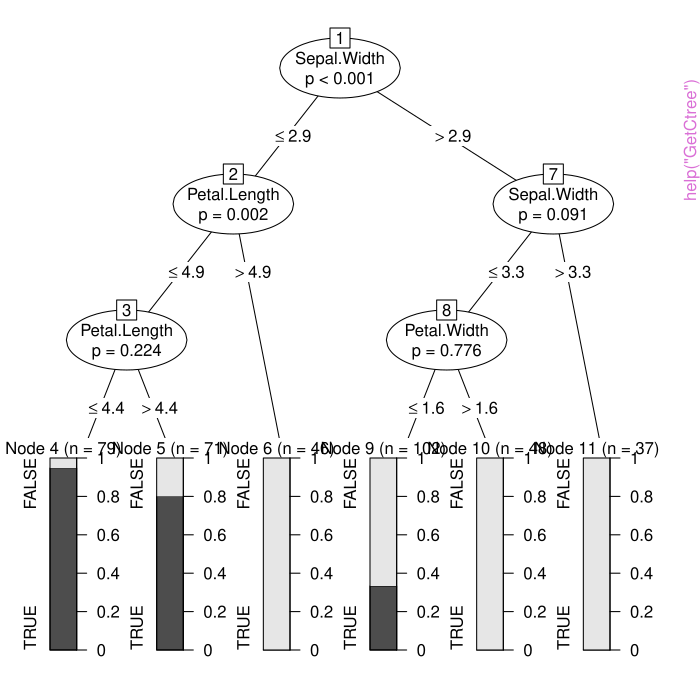

Recreate this plot in R.
pkgname <- "moreparty"
source(file.path(R.home("share"), "R", "examples-header.R"))
options(warn = 1)
library('moreparty')

base::assign(".oldSearch", base::search(), pos = 'CheckExEnv')
base::assign(".old_wd", base::getwd(), pos = 'CheckExEnv')
cleanEx()
nameEx("BivariateAssoc")
### * BivariateAssoc

flush(stderr()); flush(stdout())

### Name: BivariateAssoc
### Title: Bivariate association measures for supervised learning tasks.
### Aliases: BivariateAssoc

### ** Examples

  data(iris)
  iris2 = iris
  iris2$Species = factor(iris$Species == "versicolor")
  BivariateAssoc(iris2$Species,iris2[,1:4])



cleanEx()
nameEx("EasyTreeVarImp")
### * EasyTreeVarImp

flush(stderr()); flush(stdout())

### Name: EasyTreeVarImp
### Title: Variable importance for conditional inference trees.
### Aliases: EasyTreeVarImp
### Keywords: tree

### ** Examples

  data(iris)
  iris2 = iris
  iris2$Species = factor(iris$Species == "versicolor")
  iris.ct = partykit::ctree(Species ~ ., data = iris2)
  EasyTreeVarImp(iris.ct, nsim = 1)



cleanEx()
nameEx("FeatureSelection")
### * FeatureSelection

flush(stderr()); flush(stdout())

### Name: FeatureSelection
### Title: Feature selection for conditional random forests.
### Aliases: FeatureSelection

### ** Examples

  data(iris)
  iris2 = iris
  iris2$Species = factor(iris$Species == "versicolor")
  featsel <- FeatureSelection(iris2$Species, iris2[,1:4], measure='ACC', ntree=200)
  featsel$selection.0se
  featsel$selection.1se



cleanEx()
nameEx("GetAleData")
### * GetAleData

flush(stderr()); flush(stdout())

### Name: GetAleData
### Title: Accumulated Local Effects for a conditional random forest.
### Aliases: GetAleData
### Keywords: tree

### ** Examples

  data(iris)
  iris2 = iris
  iris2$Species = factor(iris$Species == "versicolor")
  iris.cf = party::cforest(Species ~ ., data = iris2, 
              controls = party::cforest_unbiased(mtry=2, ntree=50))
  GetAleData(iris.cf)



cleanEx()
nameEx("GetCtree")
### * GetCtree

flush(stderr()); flush(stdout())

### Name: GetCtree
### Title: Gets a tree from a conditional random forest
### Aliases: GetCtree
### Keywords: tree

### ** Examples

  data(iris)
  iris2 = iris
  iris2$Species = factor(iris$Species == "versicolor")
  iris.cf = party::cforest(Species ~ ., data = iris2,
            control = party::cforest_unbiased(mtry = 2, ntree = 50))
  plot(GetCtree(iris.cf))



cleanEx()
nameEx("GetInteractionStrength")
### * GetInteractionStrength

flush(stderr()); flush(stdout())

### Name: GetInteractionStrength
### Title: Strength of interactions
### Aliases: GetInteractionStrength
### Keywords: tree

### ** Examples

  ## Not run: 
##D   data(iris)
##D   iris2 = iris
##D   iris2$Species = factor(iris$Species == "versicolor")
##D   iris.cf = party::cforest(Species ~ ., data = iris2, 
##D               controls = party::cforest_unbiased(mtry=2, ntree=50))
##D   GetInteractionStrength(iris.cf)
##D   
## End(Not run)



cleanEx()
nameEx("GetPartialData")
### * GetPartialData

flush(stderr()); flush(stdout())

### Name: GetPartialData
### Title: Partial dependence for a conditional random forest.
### Aliases: GetPartialData
### Keywords: tree

### ** Examples

  data(iris)
  iris2 = iris
  iris2$Species = factor(iris$Species == "versicolor")
  iris.cf = party::cforest(Species ~ ., data = iris2, 
              controls = party::cforest_unbiased(mtry=2, ntree=50))
  GetPartialData(iris.cf)



cleanEx()
nameEx("GetSplitStats")
### * GetSplitStats

flush(stderr()); flush(stdout())

### Name: GetSplitStats
### Title: Permutation tests results for each split in a conditional tree.
### Aliases: GetSplitStats
### Keywords: tree

### ** Examples

  data(iris)
  iris2 = iris
  iris2$Species = factor(iris$Species == "versicolor")
  iris.ct = partykit::ctree(Species ~ ., data = iris2)
  GetSplitStats(iris.ct)



cleanEx()
nameEx("NiceTreePlot")
### * NiceTreePlot

flush(stderr()); flush(stdout())

### Name: NiceTreePlot
### Title: Plots conditional inference trees.
### Aliases: NiceTreePlot
### Keywords: tree

### ** Examples

  data(iris)
  iris2 = iris
  iris2$Species = factor(iris$Species == "versicolor")
  iris.ct = partykit::ctree(Species ~ ., data = iris2)
  NiceTreePlot(iris.ct, inner_plots = TRUE)



cleanEx()
nameEx("Outliers")
### * Outliers

flush(stderr()); flush(stdout())

### Name: Outliers
### Title: Computes outliers
### Aliases: Outliers
### Keywords: classif

### ** Examples

  data(iris)
  iris2 = iris
  iris2$Species = factor(iris$Species == "versicolor")
  iris.cf = party::cforest(Species ~ ., data = iris2,
            control = party::cforest_unbiased(mtry = 2, ntree = 50))
  prox=proximity(iris.cf)
  Outliers(prox, iris2$Species, iris2[,1:4])



cleanEx()
nameEx("Prototypes")
### * Prototypes

flush(stderr()); flush(stdout())

### Name: Prototypes
### Title: Prototypes of groups
### Aliases: Prototypes
### Keywords: classif

### ** Examples

  data(iris)
  iris2 = iris
  iris2$Species = factor(iris$Species == "versicolor")
  iris.cf = party::cforest(Species ~ ., data = iris2,
            control = party::cforest_unbiased(mtry = 2, ntree = 50))
  prox=proximity(iris.cf)
  Prototypes(iris2$Species,iris2[,1:4],prox)



cleanEx()
nameEx("SurrogateTree")
### * SurrogateTree

flush(stderr()); flush(stdout())

### Name: SurrogateTree
### Title: Surrogate tree for conditional inference random forests
### Aliases: SurrogateTree

### ** Examples

  data(iris)
  iris2 = iris
  iris2$Species = factor(iris$Species == "versicolor")
  iris.cf = party::cforest(Species ~ ., data = iris2,
            control = party::cforest_unbiased(mtry = 2, ntree = 50))
  surro <- SurrogateTree(iris.cf)
  surro$r.squared
  plot(surro$tree)



cleanEx()
nameEx("ctree-module")
### * ctree-module

flush(stderr()); flush(stdout())

### Name: ctree-module
### Title: Shiny module to build and analyse conditional inference trees
### Aliases: ctree-module ctreeUI ctreeServer
### Keywords: tree

### ** Examples


library(shiny)
library(moreparty)

data(titanic)

ui <- fluidPage(
  titlePanel("Conditional inference trees"),
  ctreeUI(id = "ctree_app")
)

server <- function(input, output, session) {
  rv <- reactiveValues(
    data = titanic,
    name = deparse(substitute(titanic))
  )
  ctreeServer(id = "ctree_app", reactive(rv$data), reactive(rv$name))
}

if (interactive())
  shinyApp(ui, server)



cleanEx()
nameEx("fastcforest")
### * fastcforest

flush(stderr()); flush(stdout())

### Name: fastcforest
### Title: Parallelized conditional inference random forest
### Aliases: fastcforest
### Keywords: tree

### ** Examples

  ## classification
  data(iris)
  iris2 = iris
  iris2$Species = factor(iris$Species=="versicolor")
  iris.cf = fastcforest(Species~., data=iris2, parallel=FALSE)



cleanEx()
nameEx("fastvarImp")
### * fastvarImp

flush(stderr()); flush(stdout())

### Name: fastvarImp
### Title: Variable importance for conditional inference random forests
### Aliases: fastvarImp

### ** Examples

  data(iris)
  iris2 = iris
  iris2$Species = factor(iris$Species == "versicolor")
  iris.cf = party::cforest(Species ~ ., data = iris2,
            control = party::cforest_unbiased(mtry = 2, ntree = 50))
  fastvarImp(object = iris.cf, measure='ACC', parallel=FALSE)          



cleanEx()
nameEx("fastvarImpAUC")
### * fastvarImpAUC

flush(stderr()); flush(stdout())

### Name: fastvarImpAUC
### Title: Variable importance (with AUC performance measure) for
###   conditional inference random forests
### Aliases: fastvarImpAUC

### ** Examples

  data(iris)
  iris2 = iris
  iris2$Species = factor(iris$Species == "versicolor")
  iris.cf = party::cforest(Species ~ ., data = iris2,
            control = party::cforest_unbiased(mtry = 2, ntree = 50))
  fastvarImpAUC(object = iris.cf, parallel = FALSE)



cleanEx()
nameEx("ggForestEffects")
### * ggForestEffects

flush(stderr()); flush(stdout())

### Name: ggForestEffects
### Title: Dot plot of covariates effects
### Aliases: ggForestEffects
### Keywords: aplot tree

### ** Examples

  data(iris)
  iris2 = iris
  iris2$Species = factor(iris$Species == "versicolor")
  iris.cf = party::cforest(Species ~ ., data = iris2, controls = cforest_unbiased(mtry=2))
  ale <- GetAleData(iris.cf)
  ale$cat <- paste(ale$var,ale$cat,sep='_')  # to avoid duplicated categories
  ggForestEffects(ale)



cleanEx()
nameEx("ggVarImp")
### * ggVarImp

flush(stderr()); flush(stdout())

### Name: ggVarImp
### Title: Dot plot of variable importance
### Aliases: ggVarImp
### Keywords: aplot tree

### ** Examples

  data(iris)
  iris2 = iris
  iris2$Species = factor(iris$Species == "versicolor")
  iris.cf = party::cforest(Species ~ ., data = iris2,
            control = party::cforest_unbiased(mtry = 2, ntree = 50))
  imp <- fastvarImpAUC(object = iris.cf, parallel = FALSE)
  ggVarImp(imp)



cleanEx()
nameEx("ictree")
### * ictree

flush(stderr()); flush(stdout())

### Name: ictree
### Title: An interactive app for conditional inference trees
### Aliases: ictree
### Keywords: tree

### ** Examples

if (interactive()) {
ictree(iris)
}



cleanEx()
nameEx("titanic")
### * titanic

flush(stderr()); flush(stdout())

### Name: titanic
### Title: Titanic dataset
### Aliases: titanic
### Keywords: datasets

### ** Examples

data(titanic)
str(titanic)



### * <FOOTER>
###
cleanEx()
options(digits = 7L)
base::cat("Time elapsed: ", proc.time() - base::get("ptime", pos = 'CheckExEnv'),"\n")
grDevices::dev.off()
###
### Local variables: ***
### mode: outline-minor ***
### outline-regexp: "\\(> \\)?### [*]+" ***
### End: ***
quit('no')
